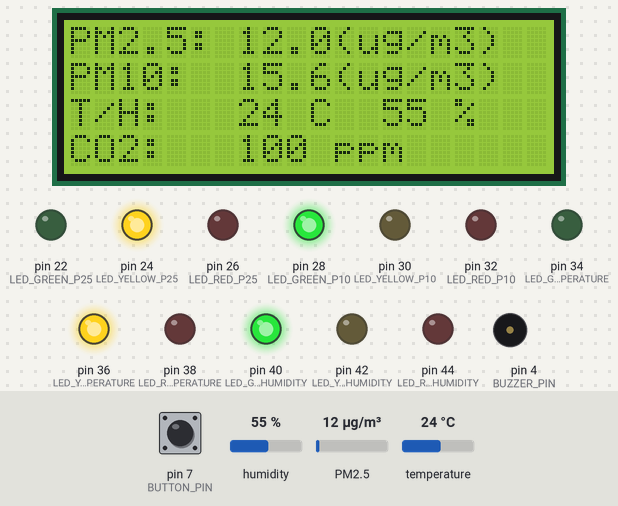
The program below on a simulated Arduino Mega 2560, built with avr-gcc and run on an emulated ATmega2560. Shown: 20×4 character LCD, output pins drawn as LEDs (lit = HIGH), buzzer (waves = sounding, pin HIGH). The inputs (shaded band) are chosen by the test bench; at power-on: PM2.5 12 µg/m³, humidity 55 %, temperature 24 °C, pin 7 (BUTTON_PIN) LOW.

Above: at 2.3 s.
2.4 s: PM2.5 set to 75 µg/m³
At 6.0 s:
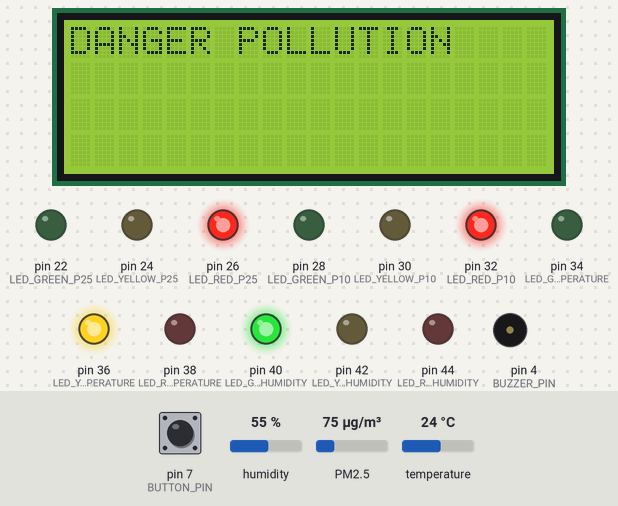
8.5 s: humidity set to 46 %
At 11.8 s:
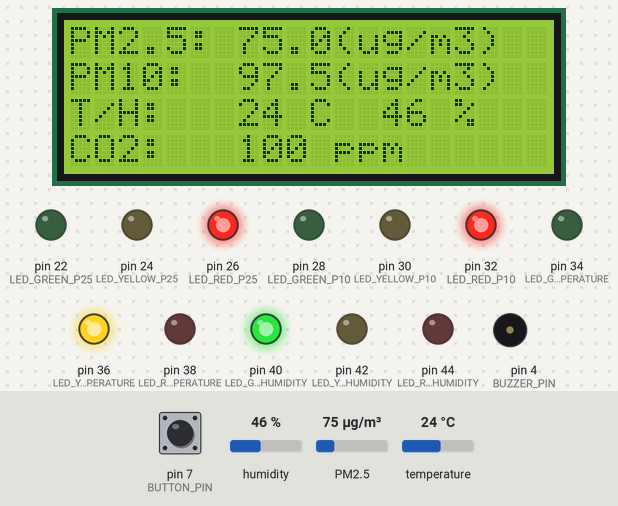
14.6 s: humidity set to 43 %
At 16.4 s:
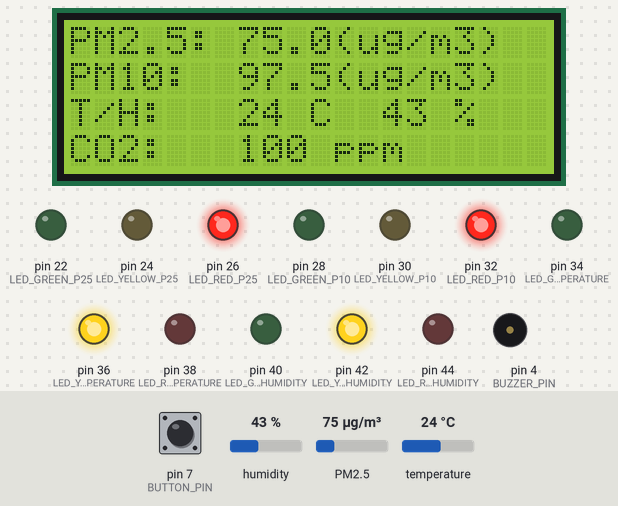
20.7 s: temperature set to 21 °C
At 24.3 s:
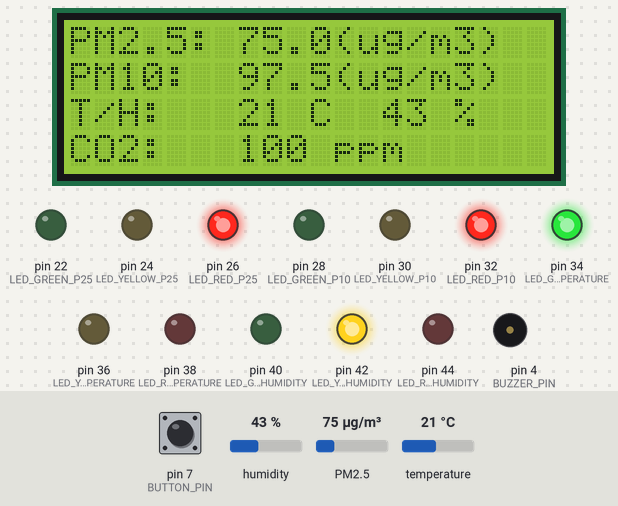
26.8 s: PM2.5 set to 66 µg/m³
At 28.9 s:
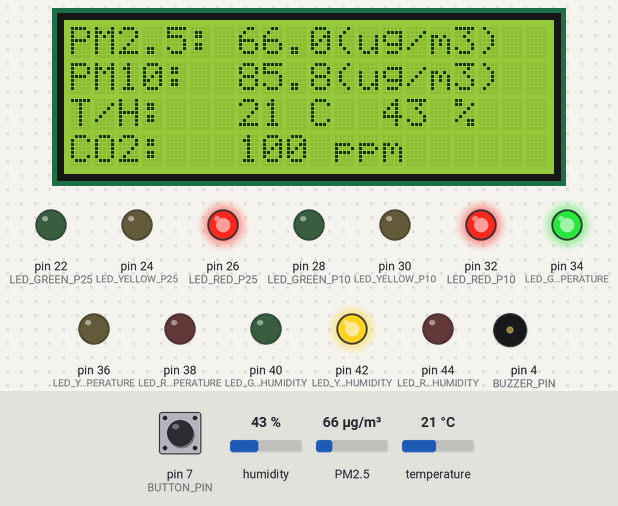
31.4 s: PM2.5 set to 58 µg/m³
At 33.4 s:
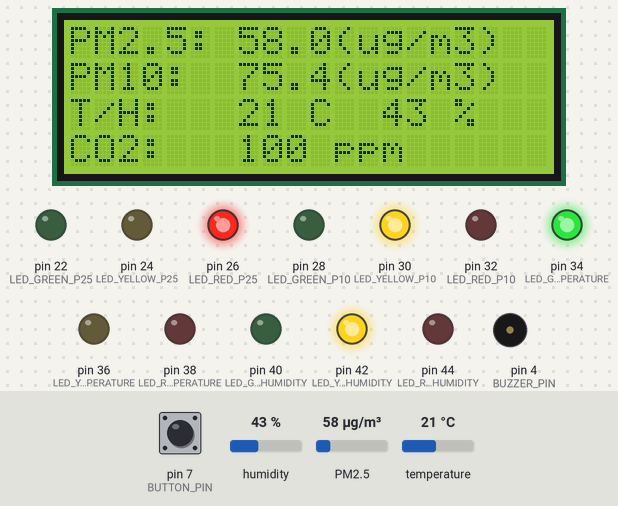
Timing chart, 0 to 34.9 s (numbered marks = the images above; inputs shaded):
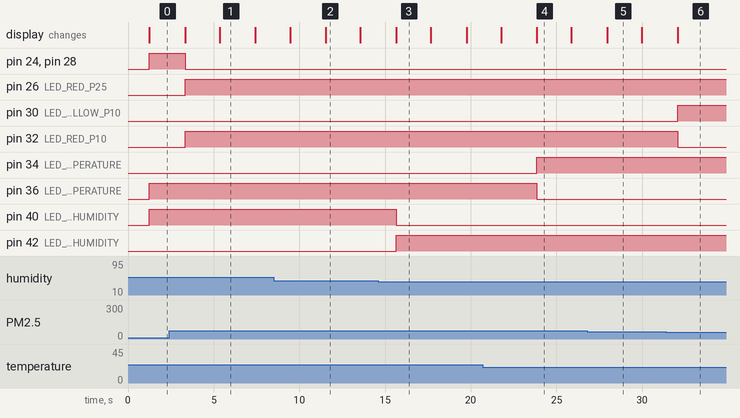

Measured:
- the behaviour switches between 45 and 44 % on humidity (found by bisection; images 2 and 3)
- the behaviour switches between 23 and 22 °C on temperature (found by bisection; images 3 and 4)
- the behaviour switches between 63 and 62 µg/m³ on PM2.5 (found by bisection; images 5 and 6)
- after the input at 2.4 s, pin 24 (LED_YELLOW_P25), pin 28 (LED_GREEN_P10): HIGH → LOW after 0.93 s; pin 26 (LED_RED_P25), pin 32 (LED_RED_P10): LOW → HIGH after 0.93 s; the display: first changes after 0.93 s (image 1 shows a later state)
- after the input at 8.5 s, the display: first differs from a run without the input after 3.0 s (image 2)
- after the input at 14.6 s, pin 40 (LED_GREEN_HUMIDITY): HIGH → LOW after 1.1 s; pin 42 (LED_YELLOW_HUMIDITY): LOW → HIGH after 1.1 s; the display: changes after 1.1 s (image 3)
- after the input at 20.7 s, pin 34 (LED_GREEN_TEMPERATURE): LOW → HIGH after 3.2 s; pin 36 (LED_YELLOW_TEMPERATURE): HIGH → LOW after 3.2 s; the display: first differs from a run without the input after 3.2 s (image 4)
- after the input at 26.8 s, the display: changes after 1.2 s (image 5)
- after the input at 31.4 s, pin 30 (LED_YELLOW_P10): LOW → HIGH after 0.68 s; pin 32 (LED_RED_P10): HIGH → LOW after 0.68 s; the display: changes after 0.68 s (image 6)

The program:

main.cpp
```cpp
//
// ─── IMPORT LIBRAIRIES ──────────────────────────────────────────────────────────
//

#include <Arduino.h>
#include <Wire.h>
#include <LiquidCrystal_I2C.h>
#include <SDS011.h>
#include <SimpleDHT.h>
#include "MHZ19.h"
#include <SoftwareSerial.h>

bool runningBuzzer = false;

//
// ─── DEFINE PIN ─────────────────────────────────────────────────────────────────
//
#define BUTTON_PIN 7
#define BUZZER_PIN 4 //buzzer
#define BAUDRATE 9600

//configure capteur DHT11
int pinDHT11 = 2;
SimpleDHT11 dht11(pinDHT11);

LiquidCrystal_I2C lcd(0x27, 20, 4);

float p10, p25;
int error;

SDS011 my_sds;

//
// ─── CONFIGURE LED ──────────────────────────────────────────────────────────────
//

//led pm2.5
int LED_GREEN_P25 = 22;
int LED_YELLOW_P25 = 24;
int LED_RED_P25 = 26;

//led pm10
int LED_GREEN_P10 = 28;
int LED_YELLOW_P10 = 30;
int LED_RED_P10 = 32;

//led temperature
int LED_GREEN_TEMPERATURE = 34;
int LED_YELLOW_TEMPERATURE = 36;
int LED_RED_TEMPERATURE = 38;

//led HUMLIDITY
int LED_GREEN_HUMIDITY = 40;
int LED_YELLOW_HUMIDITY = 42;
int LED_RED_HUMIDITY = 44;

//
// ─── ENUM ───────────────────────────────────────────────────────────────────────
//

enum NIVEAU
{
  GOOD,
  FAIR,
  DANGER
};

//
// ─── FUNCTION ───────────────────────────────────────────────────────────────────
//

int sensorLevel(int valueGood, int valueFair, int valueReel)
{
  if (valueReel <= valueGood)
  {
    return GOOD;
  }
  else if (valueReel > valueGood && valueReel <= valueFair)
  {
    return FAIR;
  }
  else
  {
    return DANGER;
  }
};

//
// ─── CHECK TEMPERATURE ──────────────────────────────────────────────────────────
//

int checkTemperature(int temp)
{
  if (temp >= 18 && temp <= 22)
  {
    digitalWrite(LED_RED_TEMPERATURE, LOW);
    digitalWrite(LED_YELLOW_TEMPERATURE, LOW);
    digitalWrite(LED_GREEN_TEMPERATURE, HIGH);
  }
  else if (temp >= 16 && temp <= 29)
  {
    digitalWrite(LED_RED_TEMPERATURE, LOW);
    digitalWrite(LED_GREEN_TEMPERATURE, LOW);
    digitalWrite(LED_YELLOW_TEMPERATURE, HIGH);
  }
  else
  {
    digitalWrite(LED_GREEN_TEMPERATURE, LOW);
    digitalWrite(LED_YELLOW_TEMPERATURE, LOW);
    digitalWrite(LED_RED_TEMPERATURE, HIGH);
  }
}

//
// ─── CHECK HUMIDITY ─────────────────────────────────────────────────────────────
//

int checkHumidity(int hum)
{
  if (hum >= 45 && hum <= 55)
  {
    digitalWrite(LED_RED_HUMIDITY, LOW);
    digitalWrite(LED_YELLOW_HUMIDITY, LOW);
    digitalWrite(LED_GREEN_HUMIDITY, HIGH);
  }
  else if (hum >= 40 && hum <= 44)
  {
    digitalWrite(LED_RED_HUMIDITY, LOW);
    digitalWrite(LED_GREEN_HUMIDITY, LOW);
    digitalWrite(LED_YELLOW_HUMIDITY, HIGH);
  }
  else
  {
    digitalWrite(LED_GREEN_HUMIDITY, LOW);
    digitalWrite(LED_YELLOW_HUMIDITY, LOW);
    digitalWrite(LED_RED_HUMIDITY, HIGH);
  }
}

void setup()
{
  Serial.begin(BAUDRATE);

  pinMode(BUTTON_PIN, INPUT);
  //
  // ─── PIN BUZZER ─────────────────────────────────────────────────────────────────────
  //

  pinMode(BUZZER_PIN, OUTPUT);

  //
  // ─── PIN LED P25 ────────────────────────────────────────────────────────────────
  //

  pinMode(LED_GREEN_P25, OUTPUT);
  pinMode(LED_YELLOW_P25, OUTPUT);
  pinMode(LED_RED_P25, OUTPUT);
  //
  // ─── PIN LED P10 ────────────────────────────────────────────────────────────────
  //

  pinMode(LED_GREEN_P10, OUTPUT);
  pinMode(LED_YELLOW_P10, OUTPUT);
  pinMode(LED_RED_P10, OUTPUT);

  //
  // ─── PIN LED TEMPERATURE ────────────────────────────────────────────────────────────────
  //
  pinMode(LED_GREEN_TEMPERATURE, OUTPUT);
  pinMode(LED_YELLOW_TEMPERATURE, OUTPUT);
  pinMode(LED_RED_TEMPERATURE, OUTPUT);

  //
  // ─── PIN LED HUMIDITY ────────────────────────────────────────────────────────────────
  //
  pinMode(LED_GREEN_HUMIDITY, OUTPUT);
  pinMode(LED_YELLOW_HUMIDITY, OUTPUT);
  pinMode(LED_RED_HUMIDITY, OUTPUT);
  my_sds.begin(10, 11);
  lcd.init();
  lcd.init();
  lcd.backlight();
  lcd.setCursor(0, 0);
  lcd.print("AirCarto.fr");
  lcd.setCursor(0, 1);
  lcd.print("Atelier capteur");
  delay(1000);
}

void loop()
{
  byte temperature = 0;
  byte humidity = 0;
  int err = SimpleDHTErrSuccess;

  if ((err = dht11.read(&temperature, &humidity, NULL)) != SimpleDHTErrSuccess)
  {
    Serial.print("Read DHT11 failed, err=");
    Serial.print(SimpleDHTErrCode(err));
    Serial.print(",");
    Serial.println(SimpleDHTErrDuration(err));
    delay(2000);
    return;
  };

  if (digitalRead(BUTTON_PIN) == HIGH)
  {
    runningBuzzer = !runningBuzzer;
  }

  error = my_sds.read(&p25, &p10);
  if (!error)
  {

    // Serial.println("P2.5: " + String(p25));
    // Serial.println("P10:  " + String(p10));
    lcd.setCursor(0, 0);
    lcd.print("PM2.5: " + String(p25, 1) + "(ug/m3)");
    lcd.setCursor(0, 1);
    lcd.print("PM10:  " + String(p10, 1) + "(ug/m3)");
    lcd.setCursor(0, 2);
    lcd.print("T/H:   ");
    lcd.print(int(temperature));
    lcd.print(" C  ");
    lcd.print(int(humidity));
    lcd.print(" %");
    lcd.setCursor(0, 3);
    lcd.print("CO2:   " + String(100) + " ppm");

    int sensorPm25Status = sensorLevel(10, 20, p25);
    int sensorPm10Status = sensorLevel(50, 80, p10);

    //
    // ─── CHECK TEMPERATURE ──────────────────────────────────────────────────────────
    //

    checkTemperature(int(temperature));
    //
    // ─── CHECK HUMIDITY ──────────────────────────────────────────────────────────
    //
    checkHumidity(int(humidity));

    //
    // ─── SENSORS P25 ─────────────────────────────────────────────────────────
    //

    if (sensorPm25Status == GOOD)
    {
      digitalWrite(LED_RED_P25, LOW);
      digitalWrite(LED_YELLOW_P25, LOW);
      digitalWrite(LED_GREEN_P25, HIGH);
    };
    if (sensorPm25Status == FAIR)
    {
      digitalWrite(LED_RED_P25, LOW);
      digitalWrite(LED_GREEN_P25, LOW);
      digitalWrite(LED_YELLOW_P25, HIGH);
    };
    if (sensorPm25Status == DANGER)
    {
      digitalWrite(LED_GREEN_P25, LOW);
      digitalWrite(LED_YELLOW_P25, LOW);
      digitalWrite(LED_RED_P25, HIGH);
    }

    //
    // ───SENSORS P10 ────────────────────────────────────────────────────────────────────────
    //

    if (sensorPm10Status == GOOD)
    {
      digitalWrite(LED_RED_P10, LOW);
      digitalWrite(LED_YELLOW_P10, LOW);
      digitalWrite(LED_GREEN_P10, HIGH);
    };
    if (sensorPm10Status == FAIR)
    {
      digitalWrite(LED_RED_P10, LOW);
      digitalWrite(LED_GREEN_P10, LOW);
      digitalWrite(LED_YELLOW_P10, HIGH);
    };
    if (sensorPm10Status == DANGER)
    {
      digitalWrite(LED_GREEN_P10, LOW);
      digitalWrite(LED_YELLOW_P10, LOW);
      digitalWrite(LED_RED_P10, HIGH);
    }
    delay(2000);

    if (sensorPm25Status == DANGER && sensorPm10Status == DANGER)
    {
      if (runningBuzzer)
      {
        digitalWrite(BUZZER_PIN, HIGH);
        delay(1000);
        digitalWrite(BUZZER_PIN, LOW);
      }

      lcd.clear();
      lcd.print("DANGER POLLUTION");
      delay(2000);
    }
  }
}
```
